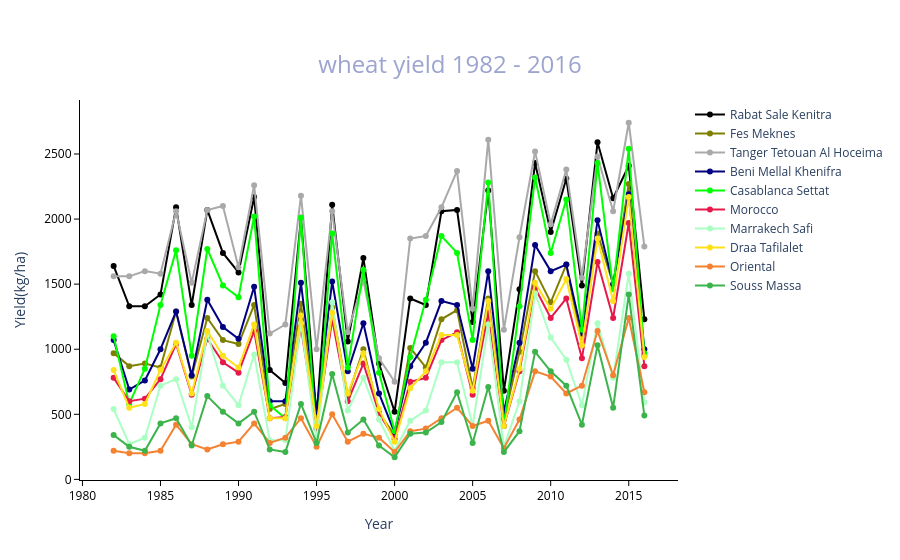

The cell this chart's notebook holds for it:
### Code cell
fig = go.Figure()
#Layout Setting
layout = go.Layout(
title=dict(text = "wheat yield 1982 - 2016",x=0.5,y=0.90),
title_font_size=24,
title_font_color='#9ca4cf',
xaxis=dict(
title = 'Year',
showgrid=False, # Hide Gridlines
showline=True, # Show X-Axis
linecolor='black', # Color of X-axis
tickfont_color='black', #Color of ticks
showticklabels=True, #Show X labels
dtick=5,
ticks='outside',
tickcolor='black',
),
yaxis=dict(
title = 'Yield(kg/ha)',
showgrid=False,
showline=True,
linecolor='black',
tickfont_color='black',
showticklabels=True,
ticks='outside',
tickcolor='black',
),
paper_bgcolor='white',
plot_bgcolor='white',
hovermode='closest',

)

fig = go.Figure(layout=layout)
#

fig.add_trace(go.Scatter(y = all['Rabat Sale Kenitra']['AY']* 1000,x = all.index,
                                    name = 'Rabat Sale Kenitra',mode='lines+markers', line_color='#000000'))
fig.add_trace(go.Scatter(y = all['Fes Meknes']['AY'] * 1000,x = all.index,
                                    name = 'Fes Meknes',mode='lines+markers', line_color='#808000'))
fig.add_trace(go.Scatter(y = all['Tanger Tetouan Al Hoceima']['AY']* 1000,x = all.index,
                                    name = 'Tanger Tetouan Al Hoceima',mode='lines+markers', line_color='#a9a9a9'))
fig.add_trace(go.Scatter(y =all['Beni Mellal Khenifra']['AY']* 1000,x = all.index,
                                    name = 'Beni Mellal Khenifra',mode='lines+markers', line_color='navy'))
fig.add_trace(go.Scatter(y = all['Casablanca Settat']['AY']* 1000,x = all.index,
                                    name = 'Casablanca Settat',mode='lines+markers', line_color='#00ff00'))
fig.add_trace(go.Scatter(y = all['Morocco']['AY']* 1000,x = all.index,
                                    name = 'Morocco',mode='lines+markers', line_color='#e6194B'))
fig.add_trace(go.Scatter(y = all['Marrakech Safi']['AY'] * 1000,x = all.index,
                                    name = 'Marrakech Safi ',mode='lines+markers', line_color='#aaffc3'))
fig.add_trace(go.Scatter(y = all['Draa Tafilalet']['AY']* 1000 ,x = all.index,
                                    name = 'Draa Tafilalet',mode='lines+markers', line_color='#ffe119'))
fig.add_trace(go.Scatter(y = all['Oriental']['AY'] * 1000,x = all.index,
                                    name = 'Oriental',mode='lines+markers', line_color='#f58231'))
fig.add_trace(go.Scatter(y = all['Souss Massa']['AY'] * 1000,x = all.index,
                                    name = 'Souss Massa',mode='lines+markers', line_color='#3cb44b'))
iplot(fig)

### Figure 1 — Plotly figure (JSON) as saved in the notebook; plotly's stock layout.template omitted (floating-point values rounded to 4 significant figures)
{"data": [{"line": {"color": "#000000"}, "mode": "lines+markers", "name": "Rabat Sale Kenitra", "type": "scatter", "x": [1982, 1983, 1984, 1985, 1986, 1987, 1988, 1989, 1990, 1991, 1992, 1993, 1994, 1995, 1996, 1997, 1998, 1999, 2000, 2001, 2002, 2003, 2004, 2005, 2006, 2007, 2008, 2009, 2010, 2011, 2012, 2013, 2014, 2015, 2016], "y": [1640, 1330, 1330, 1420, 2090, 1340, 2070, 1740, 1590, 2170, 840, 740, 2010.0, 480, 2110, 1060, 1700, 890, 520, 1390, 1340, 2060, 2070, 1210, 2220, 680, 1460, 2430, 1900, 2310, 1490, 2590, 2160, 2410, 1230]}, {"line": {"color": "#808000"}, "mode": "lines+markers", "name": "Fes Meknes", "type": "scatter", "x": [1982, 1983, 1984, 1985, 1986, 1987, 1988, 1989, 1990, 1991, 1992, 1993, 1994, 1995, 1996, 1997, 1998, 1999, 2000, 2001, 2002, 2003, 2004, 2005, 2006, 2007, 2008, 2009, 2010, 2011, 2012, 2013, 2014, 2015, 2016], "y": [970, 870, 890, 860, 1290, 790, 1240, 1070, 1040, 1340, 540, 580, 1350, 440, 1320, 640, 1000, 510, 340, 1010, 860, 1230, 1300, 700, 1390, 460, 980, 1600, 1360, 1650, 1030, 1890, 1500, 2270, 950]}, {"line": {"color": "#a9a9a9"}, "mode": "lines+markers", "name": "Tanger Tetouan Al Hoceima", "type": "scatter", "x": [1982, 1983, 1984, 1985, 1986, 1987, 1988, 1989, 1990, 1991, 1992, 1993, 1994, 1995, 1996, 1997, 1998, 1999, 2000, 2001, 2002, 2003, 2004, 2005, 2006, 2007, 2008, 2009, 2010, 2011, 2012, 2013, 2014, 2015, 2016], "y": [1560, 1560, 1600, 1580, 2060, 1510, 2070, 2100, 1630, 2260, 1120, 1190, 2180, 1000, 2060, 1130, 1530, 930, 750, 1850, 1870, 2090, 2370, 1310, 2610, 1150, 1860, 2520, 1960, 2380, 1550, 2480, 2060, 2740, 1790]}, {"line": {"color": "navy"}, "mode": "lines+markers", "name": "Beni Mellal Khenifra", "type": "scatter", "x": [1982, 1983, 1984, 1985, 1986, 1987, 1988, 1989, 1990, 1991, 1992, 1993, 1994, 1995, 1996, 1997, 1998, 1999, 2000, 2001, 2002, 2003, 2004, 2005, 2006, 2007, 2008, 2009, 2010, 2011, 2012, 2013, 2014, 2015, 2016], "y": [1070, 690, 760, 1000, 1290, 800, 1380, 1170, 1080, 1480, 600, 600, 1510, 520, 1520, 830, 1200, 660, 360, 870, 1050, 1370, 1340, 850, 1600, 520, 1050, 1800, 1600, 1650, 1120, 1990, 1500, 2190, 1000]}, {"line": {"color": "#00ff00"}, "mode": "lines+markers", "name": "Casablanca Settat", "type": "scatter", "x": [1982, 1983, 1984, 1985, 1986, 1987, 1988, 1989, 1990, 1991, 1992, 1993, 1994, 1995, 1996, 1997, 1998, 1999, 2000, 2001, 2002, 2003, 2004, 2005, 2006, 2007, 2008, 2009, 2010, 2011, 2012, 2013, 2014, 2015, 2016], "y": [1100, 580, 850, 1340, 1760, 950, 1770, 1490, 1400, 2020, 570, 470, 2010.0, 300, 1890, 860, 1610, 820, 370, 940, 1380, 1870, 1740, 1070, 2280, 410, 1330, 2320, 1740, 2150, 1150, 2430, 1460, 2540, 970]}, {"line": {"color": "#e6194B"}, "mode": "lines+markers", "name": "Morocco", "type": "scatter", "x": [1982, 1983, 1984, 1985, 1986, 1987, 1988, 1989, 1990, 1991, 1992, 1993, 1994, 1995, 1996, 1997, 1998, 1999, 2000, 2001, 2002, 2003, 2004, 2005, 2006, 2007, 2008, 2009, 2010, 2011, 2012, 2013, 2014, 2015, 2016], "y": [780, 600, 620, 770, 1040, 650, 1080, 900, 820, 1140, 470, 480, 1170, 390, 1230, 600, 890, 510, 310, 750, 780, 1070, 1130, 650, 1280, 410, 830, 1470, 1240, 1390, 930, 1670, 1240, 1970, 870]}, {"line": {"color": "#aaffc3"}, "mode": "lines+markers", "name": "Marrakech Safi ", "type": "scatter", "x": [1982, 1983, 1984, 1985, 1986, 1987, 1988, 1989, 1990, 1991, 1992, 1993, 1994, 1995, 1996, 1997, 1998, 1999, 2000, 2001, 2002, 2003, 2004, 2005, 2006, 2007, 2008, 2009, 2010, 2011, 2012, 2013, 2014, 2015, 2016], "y": [540, 270, 320, 720, 770, 400, 1120, 720, 570, 960, 300, 300, 1200, 300, 1360, 530, 780, 460, 220, 450, 530, 900, 900, 410, 1190, 250, 600, 1430, 1090, 920, 570, 1200, 780, 1580, 590]}, {"line": {"color": "#ffe119"}, "mode": "lines+markers", "name": "Draa Tafilalet", "type": "scatter", "x": [1982, 1983, 1984, 1985, 1986, 1987, 1988, 1989, 1990, 1991, 1992, 1993, 1994, 1995, 1996, 1997, 1998, 1999, 2000, 2001, 2002, 2003, 2004, 2005, 2006, 2007, 2008, 2009, 2010, 2011, 2012, 2013, 2014, 2015, 2016], "y": [840, 550, 580, 840, 1050, 660, 1140, 950, 860, 1190, 470, 470, 1260, 410, 1280, 660, 970, 540, 290, 700, 830, 1110, 1110, 680, 1370, 410, 850, 1510, 1310, 1540, 1030, 1850, 1370, 2170, 940]}, {"line": {"color": "#f58231"}, "mode": "lines+markers", "name": "Oriental", "type": "scatter", "x": [1982, 1983, 1984, 1985, 1986, 1987, 1988, 1989, 1990, 1991, 1992, 1993, 1994, 1995, 1996, 1997, 1998, 1999, 2000, 2001, 2002, 2003, 2004, 2005, 2006, 2007, 2008, 2009, 2010, 2011, 2012, 2013, 2014, 2015, 2016], "y": [220, 200, 200, 220, 420, 270, 230, 270, 290, 430, 280, 320, 470, 250, 500, 290, 350, 320, 210, 370, 390, 470, 550, 410, 450, 240, 460, 830, 790, 660, 720, 1140, 800, 1240, 670]}, {"line": {"color": "#3cb44b"}, "mode": "lines+markers", "name": "Souss Massa", "type": "scatter", "x": [1982, 1983, 1984, 1985, 1986, 1987, 1988, 1989, 1990, 1991, 1992, 1993, 1994, 1995, 1996, 1997, 1998, 1999, 2000, 2001, 2002, 2003, 2004, 2005, 2006, 2007, 2008, 2009, 2010, 2011, 2012, 2013, 2014, 2015, 2016], "y": [340, 250, 220, 430, 470, 260, 640, 520, 430, 520, 230, 210, 580, 280, 810, 360, 460, 260, 170, 350, 360, 440, 670, 280, 710, 210, 370, 980, 830, 720, 420, 1030, 550, 1420, 490]}], "layout": {"hovermode": "closest", "paper_bgcolor": "white", "plot_bgcolor": "white", "title": {"font": {"color": "#9ca4cf", "size": 24}, "text": "wheat yield 1982 - 2016", "x": 0.5, "y": 0.9}, "xaxis": {"dtick": 5, "linecolor": "black", "showgrid": false, "showline": true, "showticklabels": true, "tickcolor": "black", "tickfont": {"color": "black"}, "ticks": "outside", "title": {"text": "Year"}}, "yaxis": {"linecolor": "black", "showgrid": false, "showline": true, "showticklabels": true, "tickcolor": "black", "tickfont": {"color": "black"}, "ticks": "outside", "title": {"text": "Yield(kg/ha)"}}}}
